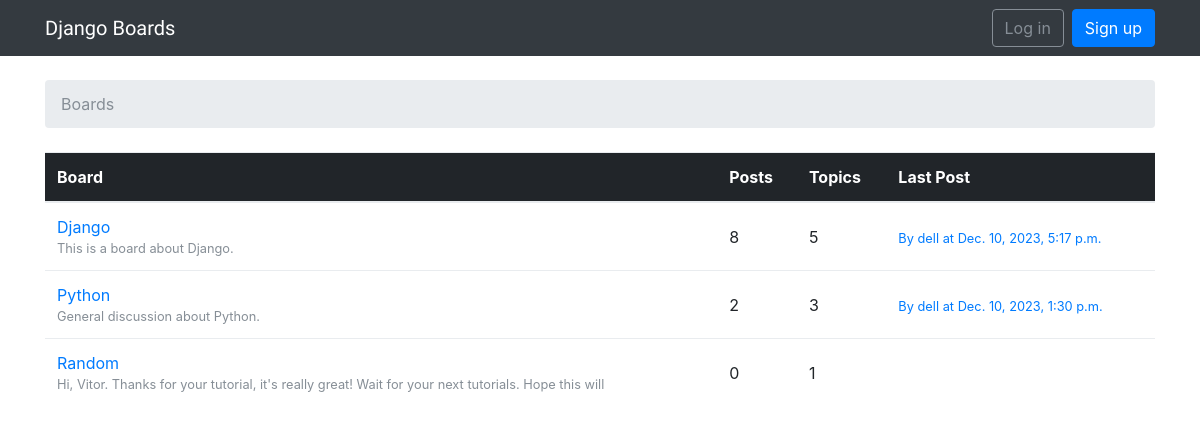
The page / on the database its author committed.
### boards/models.py (models this page shows, shortened)
class Board(models.Model):
    name = models.CharField(max_length=30, unique=True)
    description = models.CharField(max_length=100)
    def get_posts_count(self):
        return Post.objects.filter(topic__board=self).count()
    def get_last_post(self):
        return Post.objects.filter(topic__board=self).order_by('-created_at').first()

class Post(models.Model):
    message = models.TextField(max_length=4000)
    topic = models.ForeignKey(Topic, related_name='posts',on_delete=models.CASCADE)
    created_at = models.DateTimeField(auto_now_add=True)
    updated_at = models.DateTimeField(null=True)
    created_by = models.ForeignKey(User, related_name='posts',on_delete=models.CASCADE)
    updated_by = models.ForeignKey(User, null=True, related_name='+',on_delete=models.CASCADE)

### boards/views.py (the view)
# urls.py: path('', views.BoardListView.as_view(), name='home'),
class BoardListView(ListView):
    model = Board
    context_object_name = 'boards'
    template_name = 'home.html'

### templates/home.html
{% extends 'base.html' %}
{% block breadcrumb %}
  <li class="breadcrumb-item active">Boards</li>
{% endblock %}
{% block content %}
  <table class="table">
    <thead class="thead-inverse">
      <tr>
        <th>Board</th>
        <th>Posts</th>
        <th>Topics</th>
        <th>Last Post</th>
      </tr>
    </thead>
    <tbody>
      {% for board in boards %}
        <tr>
          <td>
            <a href="{% url 'board_topics' board.pk %}">{{ board.name }}</a>
            <small class="text-muted d-block">{{ board.description }}</small>
          </td>
          <td class="align-middle">
            {{ board.get_posts_count }}
          </td>
          <td class="align-middle">
            {{ board.topics.count }}
          </td>
          <td class="align-middle">
            {% with post=board.get_last_post %}
              {% if post %}
                <small>
                  <a href="{% url 'topic_posts' board.pk post.topic.pk %}">
                    By {{ post.created_by.username }} at {{ post.created_at }}
                  </a>
                </small>
              {% endif %}
            {% endwith %}
          </td>
        </tr>
      {% endfor %}
    </tbody>
  </table>
{% endblock %}

### rows shown on the page
Board: name "Django", description "This is a board about Django.", get_posts_count "8", topics.count "5", get_last_post.created_by.username "dell", get_last_post.created_at "Dec. 10, 2023, 5:17 p.m."
Board: name "Python", description "General discussion about Python.", get_posts_count "2", topics.count "3", get_last_post.created_by.username "dell", get_last_post.created_at "Dec. 10, 2023, 1:30 p.m."
Board: name "Random", description "Hi, Vitor. Thanks for your tutorial, it's really great! Wait for your next tutorials. Hope this will", get_posts_count "0", topics.count "1"
